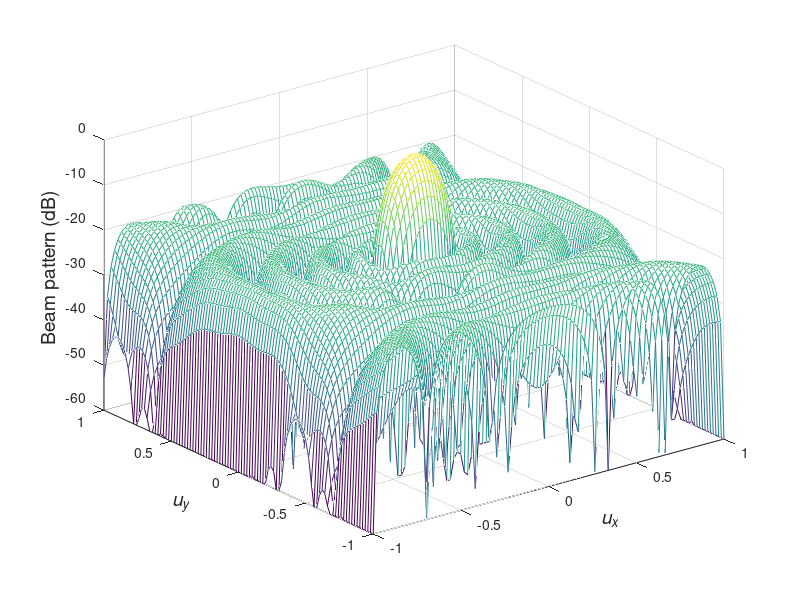

The MATLAB source for this figure:
%%%%%%%%%%%%%%%%%%%%%%%%%%%%%%%%%%%%%%%%%%%%
% Figure 4.31 (a)
% Beampattern of Chebychev array with null
% 
% Lillian Xiaolan Xu  9/20/99	
% updated 9/29/00 by K. Bell
% Updated by Lillian Xiaolan Xu 02/12/2001, K. Bell 7/23/01, 9/30/01
%%%%%%%%%%%%%%%%%%%%%%%

clear all
close all

N=10; 
lim=-60;
ux_set=-1:0.02:1;
uy_set=-1:0.02:1;

w=[0.773 0.569 0.796 0.029 1;0.569 0.946 0.119 0.618 0.667;0.796 0.119 0.486 0.777 0.286;0.029 0.618 0.777 0.387 0.071;1 0.667 0.286 0.071 0.008];

w=[w(5,:);w(4,:);w(3,:);w(2,:);w(1,:);w];
w=[w(:,5) w(:,4) w(:,3) w(:,2) w(:,1) w];

wd=w(:,1);
for num=2:N
    wd=[wd;w(:,num)];
end

m=(1:N)';

v=exp(i*2*pi*(-m*0.25*0.5-sin(60/180*pi)/2*0.75));
for n=2:N
    v=[v;exp(i*2*pi*(-m*0.25*0.5-n*sin(60/180*pi)/2*0.75))];
end

wo=wd-(wd'*v*inv(v'*v)*v')';

disp('calculating ...')
for x=1:size(ux_set,2)
    ux=ux_set(x);
    for y=1:size(uy_set,2)
        uy=uy_set(y);
        b(x,y)=0;
        for m=1:N
            for n=1:N
                b(x,y)=b(x,y)+wo((n-1)*N+m)*exp(-i*2*pi*(m*ux*0.5+n*uy*0.75));
            end
        end
    end
end
b=b/max(max(b));


bdb=20*log10(abs(b));

for x=1:size(ux_set,2)
    for y=1:size(uy_set,2)
        if bdb(x,y)<lim
            bdb(x,y)=lim;
        end
    end
end

figure
mesh(ux_set,uy_set,bdb.');


axis([-1 1 -1 1 lim 0])
%title('Beampatterns of Rectangular Array')
xlabel('\it u_x','Fontsize',14);
ylabel('\it u_y','Fontsize',14);
zlabel('Beam pattern (dB)','Fontsize',14);
grid on
